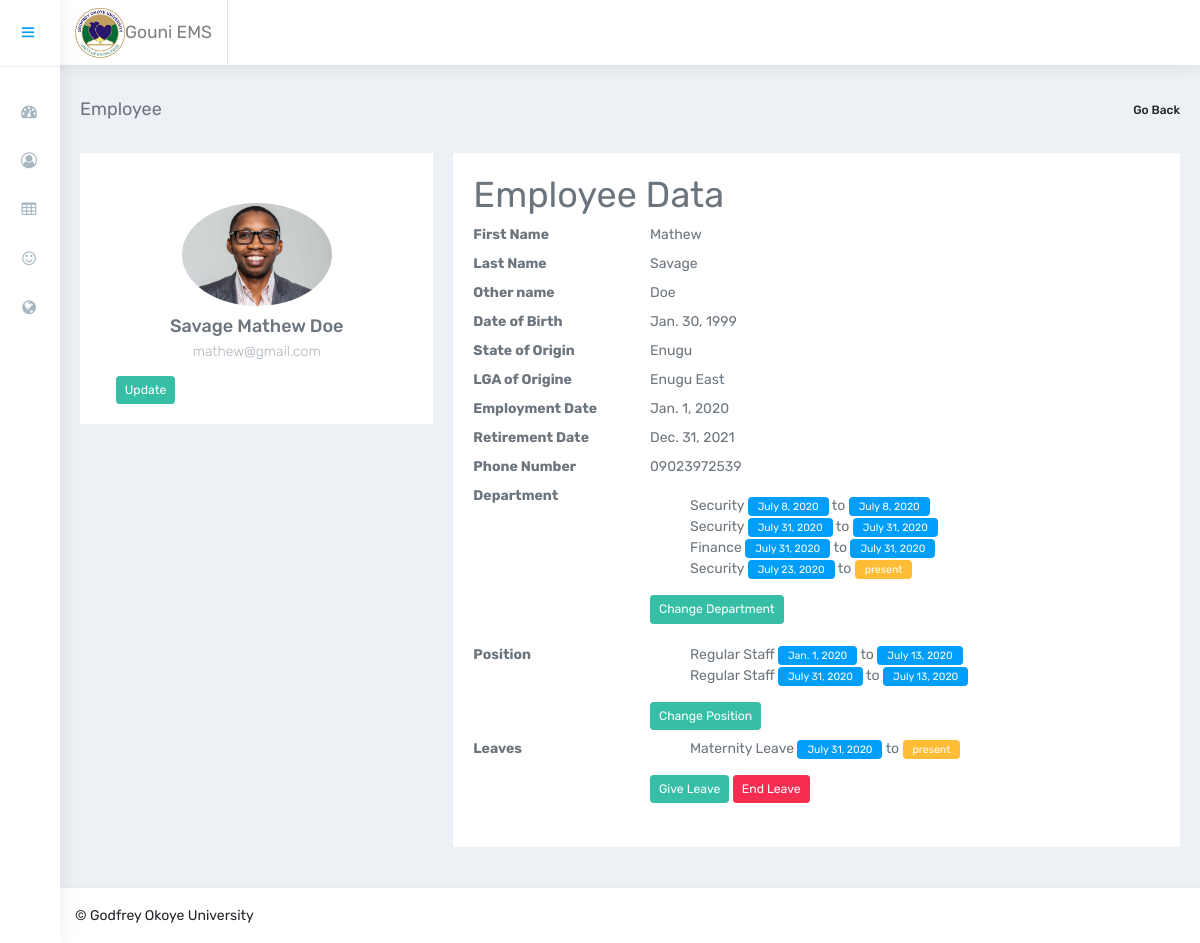
Page /dashboard/employee/detail/3 on the committed database.
### core/models.py (models this page shows)
class Employee(models.Model):
    first_name = models.CharField(max_length=25)
    last_name = models.CharField(max_length=25)
    other_name = models.CharField(max_length=25)
    date_of_birth = models.DateField()
    state_of_origin = models.CharField(max_length=25)
    lga_of_origin = models.CharField(max_length=25)
    employment_date = models.DateField()
    retirement_date = models.DateField()
    photograph = models.ImageField(upload_to='images')
    email = models.CharField(max_length=25)
    phone = models.CharField(max_length=25)
    created_at = models.DateTimeField(auto_now=True)
    updated_at = models.DateTimeField(auto_now_add=True)
    def  get_full_name(self):
        return self.last_name+" "+self.first_name+" "+ self.other_name

class EmployeeDepartment(models.Model):
    employee = models.ForeignKey(Employee, on_delete=models.CASCADE, related_name='employee_department')
    department = models.ForeignKey(Department, on_delete=models.CASCADE)
    date_added = models.DateField()
    date_left = models.DateField(null=True)

class Department(models.Model):
    title = models.CharField(max_length=25)
    description = models.TextField()
    created_at = models.DateTimeField(auto_now=True)
    def __str__(self):
        return self.title

class EmployeePosition(models.Model):
    employee = models.ForeignKey(Employee, on_delete=models.CASCADE, related_name='employee_position')
    position = models.ForeignKey(Position, on_delete=models.CASCADE)
    start_date = models.DateField()
    end_date = models.DateField(null=True)

class Position(models.Model):
    title = models.CharField(max_length=25)
    description = models.TextField()
    created_at = models.DateTimeField(auto_now=True)
    def __str__(self):
        return self.title

class EmployeeLeave(models.Model):
    employee = models.ForeignKey(Employee, on_delete=models.CASCADE, related_name='employee_leave')
    leave = models.ForeignKey(Leave, on_delete=models.CASCADE)
    start_date = models.DateField()
    end_date = models.DateField(null=True)

class Leave(models.Model):
    title = models.CharField(max_length=255)
    description = models.TextField()
    created_at = models.DateTimeField(auto_now=True)
    def __str__(self):
        return self.title

### core/views.py (the view)
# urls.py: path(r'dashboard/employee/detail/<int:pk>', views.EmployeeDetailView.as_view(), name='employee_detail'),
class EmployeeDetailView(DetailView):
    model = Employee
    template_name = 'dashboard/employee/detail.html'

### core/templates/dashboard/employee/detail.html
{% extends 'dashboard/base.html' %}
{% block content %}
<div class="container-fluid">
    <div class="row page-titles">
        <div class="col-md-5 align-self-center">
            <h4 class="text-themecolor">Employee</h4>
        </div>
        <div class="col-md-7 align-self-center text-right">
            <div class="d-flex justify-content-end align-items-center">
                <ol class="breadcrumb">
                    <li class="breadcrumb-item active"><a href="{% url 'core:employee_list' %}">Go Back</a></li>
                </ol>
            </div>
        </div>
    </div>
    <div class="row">
        <div class="col-lg-4 col-xlg-3 col-md-5">
            <div class="card">
                <div class="card-body">
                    <center class="m-t-30"> <img src="{{employee.photograph.url}}" class="img-circle" width="150" />
                        <h4 class="card-title m-t-10">{{employee.get_full_name}}</h4>
                        <h6 class="card-subtitle">{{employee.email}}</h6>
                        <div class="row text-center justify-content-md-left">
                            <div class="col-4">
                                <a href="{% url 'core:employee_update' employee.id %}"
                                    class="btn btn-sm btn-success">Update</a>
                            </div>
                        </div>
                    </center>
                </div>
            </div>
        </div>
        <div class="col-lg-8 col-xlg-9 col-md-7">
            <div class="card">
                <div class="card-body">
                    <h1 class="mb">Employee Data</h1>
                    <dl class="row">
                        <dt class="col-sm-3">First Name</dt>
                        <dd class="col-sm-9">{{employee.first_name}}</dd>
                        <dt class="col-sm-3">Last Name</dt>
                        <dd class="col-sm-9">
                            {{employee.last_name}}
                        </dd>
                        <dt class="col-sm-3">Other name</dt>
                        <dd class="col-sm-9">{{employee.other_name}}</dd>
                        <dt class="col-sm-3">Date of Birth</dt>
                        <dd class="col-sm-9">{{employee.date_of_birth}}</dd>
                        <dt class="col-sm-3">State of Origin</dt>
                        <dd class="col-sm-9">{{employee.state_of_origin}}</dd>
                        <dt class="col-sm-3">LGA of Origine</dt>
                        <dd class="col-sm-9">{{employee.lga_of_origin}}</dd>
                        <dt class="col-sm-3">Employment Date</dt>
                        <dd class="col-sm-9">{{employee.employment_date}}</dd>
                        <dt class="col-sm-3">Retirement Date</dt>
                        <dd class="col-sm-9">{{employee.retirement_date}}</dd>
                        <dt class="col-sm-3">Phone Number</dt>
                        <dd class="col-sm-9">{{employee.phone}}</dd>
                        <dt class="col-sm-3">Department</dt>
                        <dd class="col-sm-9 m-b-20 m-t-10">
                            <ul style="list-style: none;">
                                {% for department in employee.employee_department.all %}
                                <li>{{department.department}} <span class="label label-info">
                                        {{department.date_added}}</span> to
                                    {% if department.date_left %}
                                    <span class="label label-info"> {{department.date_added}}</span>
                                    {% else %}
                                    <span class="label label-warning">present</span>
                                    {% endif %}
                                </li>
                                {% endfor %}
                            </ul>
                            <a href="{% url 'core:employee_department_change' employee.id %}"
                                class="btn btn-sm btn-success">Change Department</a>
                        </dd>
                        <dt class="col-sm-3">Position</dt>
                        <dd class="col-sm-9">
                            <ul style="list-style: none;">
                                {% for position in employee.employee_position.all %}
                                <li>{{position.position}} <span class="label label-info">
                                        {{position.start_date}}</span> to
                                    {% if position.end_date %}
                                    <span class="label label-info"> {{position.end_date}}</span>
                                    {% else %}
                                    <span class="label label-warning">present</span>
                                    {% endif %}
                                </li>
                                {% endfor %}
                            </ul>
                            <a href="{% url 'core:employee_position_change' employee.id %}"
                                class="btn btn-sm btn-success">Change Position</a>
                        </dd>
                        <dt class="col-sm-3">Leaves</dt>
                        <dd class="col-sm-9">
                            <ul style="list-style: none;">
                                {% for leave in employee.employee_leave.all %}
                                <li>{{leave.leave}} <span class="label label-info">
                                        {{leave.start_date}}</span> to
                                    {% if leave.end_date %}
                                    <span class="label label-info"> {{leave.end_date}}</span>
                                    {% else %}
                                    <span class="label label-warning">present</span>
                                    {% endif %}
                                </li>
                                {% endfor %}
                            </ul>
                            <a href="{% url 'core:employee_leave_add' employee.id %}"
                                class="btn btn-sm btn-success">Give
                                Leave</a> <a href="{% url 'core:employee_leave_add' employee.id %}"
                                class="btn btn-sm btn-danger">End
                                Leave</a>
                        </dd>
                    </dl>
                </div>
            </div>
        </div>
    </div>
</div>
{% endblock content %}

### core/templates/dashboard/base.html (shortened to what this page needs)
{% load static %}
<!DOCTYPE html>
<html lang="en">
<head>
    <link rel="stylesheet" href="https://stackpath.bootstrapcdn.com/font-awesome/4.7.0/css/font-awesome.min.css"
>
    <link href="{% static 'dist/css/style.css' %}" rel="stylesheet">
</head>
<body class="skin-default-light fixed-layout">
    <div id="main-wrapper">
        <header class="topbar bg-white">
            <nav class="navbar top-navbar navbar-expand-md navbar-light">
                <div class="navbar-header">
                    <a class="navbar-brand" href="/">
                        <b>
                            <img style="max-height: 50px;" src="{% static 'assets/images/logo.jpg' %}" alt="homepage"
                                class="dark-logo" />
                        </b>
                        <span style="color: grey;"> Gouni EMS</span>
                    </a>
                </div>
            </nav>
        </header>
        <aside class="left-sidebar">
            <div class="d-flex no-block nav-text-box align-items-center">
                <a class="waves-effect waves-dark ml-auto hidden-sm-down" href="javascript:void(0)"><i
                        class="ti-menu"></i></a>
            </div>
            <div class="scroll-sidebar">
                <nav class="sidebar-nav">
                    <ul id="sidebarnav">
                        <li> <a class="waves-effect waves-dark" href="{% url 'core:home' %}" aria-expanded="false"><i
                                    class="fa fa-tachometer"></i><span class="hide-menu">Dashboard</span></a></li>
                        <li> <a class="waves-effect waves-dark" href="{% url 'core:employee_list' %}"
                                aria-expanded="false"><i class="fa fa-user-circle-o"></i></a></li>
                        <li> <a class="waves-effect waves-dark" href="{% url 'core:department_list' %}"
                                aria-expanded="false"><i class="fa fa-table"></i>Depatments</a></li>
                        <li> <a class="waves-effect waves-dark" href="{% url 'core:position_list' %}"
                                aria-expanded="false"><i class="fa fa-smile-o"></i>Positions</a></li>
                        <li> <a class="waves-effect waves-dark" href="{% url 'core:leave_list' %}"
                                aria-expanded="false"><i class="fa fa-globe"></i>Leaves</a></li>
                    </ul>
                </nav>
            </div>
        </aside>
        <div class="page-wrapper">
            {% block content %}
            {% endblock content %}
        </div>
        <footer class="footer">
            © Godfrey Okoye University
        </footer>
    </div>
</body>
</html>

### rows in the picture
Employee: photograph (picture), get_full_name "Savage Mathew Doe", email "mathew@gmail.com", first_name "Mathew", last_name "Savage", other_name "Doe", date_of_birth "Jan. 30, 1999", state_of_origin "Enugu", lga_of_origin "Enugu East", employment_date "Jan. 1, 2020", retirement_date "Dec. 31, 2021", phone "09023972539"
EmployeeDepartment: department "Security", date_added "July 8, 2020"
EmployeeDepartment: department "Security", date_added "July 31, 2020"
EmployeeDepartment: department "Finance", date_added "July 31, 2020"
EmployeeDepartment: department "Security", date_added "July 23, 2020", shows "present"
EmployeePosition: position "Regular Staff", start_date "Jan. 1, 2020", end_date "July 13, 2020"
EmployeePosition: position "Regular Staff", start_date "July 31, 2020", end_date "July 13, 2020"
EmployeeLeave: leave "Maternity Leave", start_date "July 31, 2020", shows "present"
